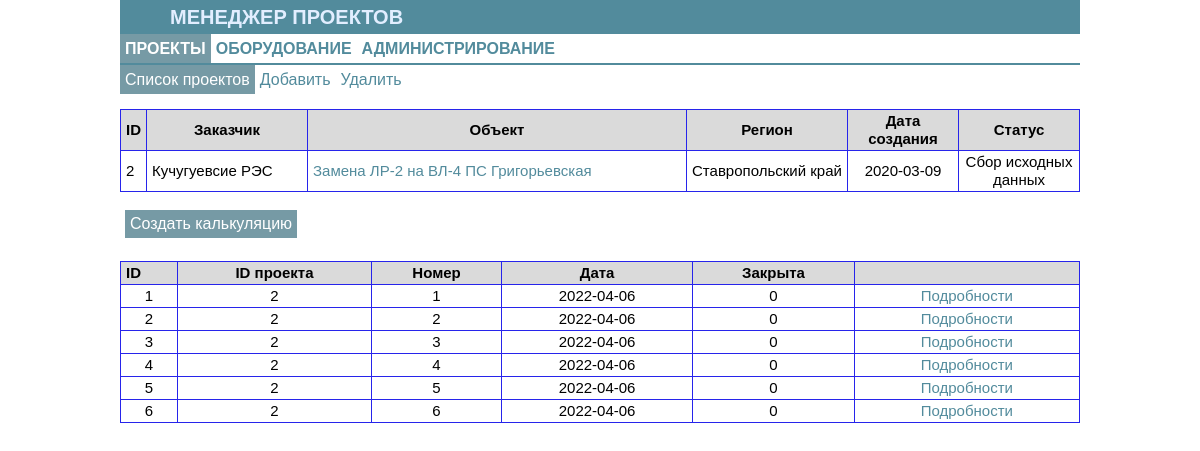
/prj_calc_form?id=2, run on the app's committed database.
### tables this page shows
CREATE TABLE prj (
                            id_prj integer not null primary key autoincrement,
                            id_cust integer not null,
                            object text COLLATE NOCASE,
                            id_deliv_reg integer not null,
                            date_creat date,
                            id_status integer not null,
                            foreign key (id_cust) references customer(id_cust),
                            foreign key (id_deliv_reg) references region(id_region),
                            foreign key (id_status) references prj_stat(id_pstat));

CREATE TABLE customer (
                            id_cust integer not null primary key autoincrement,
                            name_customer text not null COLLATE NOCASE,
                            profile text COLLATE NOCASE);

CREATE TABLE region (
                            id_region integer not null primary key,
                            name_region text not null COLLATE NOCASE);

CREATE TABLE prj_stat (
                            id_pstat integer not null primary key autoincrement,
                            name_status text not null COLLATE NOCASE);

CREATE TABLE prj_calc (
                        id_calc integer not null primary key autoincrement,
                        id_prj integer not null,
                        number_calc integer not null,
                        date_calc date,
                        lock integer,
                        foreign key (id_prj) references prj(id_prj));

### app_equip.py (the view)
@app.route('/prj_calc_form', methods=['GET','POST'])
def prj_calc_form() -> str:
    dbs = db_sqlite.EquipDB()
    if request.args.get('id'):
        result = next(dbs.get_prj(id=request.args.get('id'),
                         foreign_key=False))
        calcs = dbs.get_сalc(id_prj=request.args.get('id'))
    return render_template('prj_calc_form.html', the_title='Калькуляции проекта',
                           the_part1='prj', the_part2='prj',
                           the_results=result, the_calcs=calcs)

### db_sqlite.py (called while the page is built)
def sqlite_lower(value_):
    return value_.lower()

    def get_сalc(self, id_calc="", id_prj=""):
        with sqlite3.connect(self._database) as connection:
            connection.create_function("LOWER", 1, sqlite_lower)
            list_value =[]
            crit1 = crit2 = operand = ''
            if id_calc:
                crit1 = 'id_calc = ?'
                list_value.append(id_calc)
            if id_prj:
                crit2 = 'id_prj = ?'
                list_value.append(id_prj)
            operand = 'and' if id_calc and id_prj else ''
            str_req = f"""select * from prj_calc
                        where {crit1} {operand} {crit2}"""
            result = connection.execute(str_req, list_value)
        return result

### templates/prj_calc_form.html (shortened to what this page needs)
{% extends 'base_prj.html' %}
{% block body %}
<table class="table">
    <thead>
        <tr>
            <td width=10px>ID</td>
            <td width=150px align='center'>Заказчик</td>
            <td align='center'>Объект</td>
            <td width=150px align='center'>Регион</td>
            <td width=100px align='center'>Дата создания</td>
            <td width=110px align='center'>Статус</td>
        </tr>
    </thead>
    <tbody>
        <tr>
            <td>{{the_results[0]}}</td>
            <td>{{the_results[1]}}</td>
            <td><a class="a_nav" href="/upd_prj_form?id={{the_results[0]}}">{{the_results[2]}}</a></td>
            <td>{{the_results[3]}}</td>
            <td align='center'>{{the_results[4]}}</td>
            <td align='center'>{{the_results[5]}}</td>
        </tr>
    </tbody>
    </table>
<br>
<form method='POST' action='/add_calc'>
    <div class="div_float"></div>
        <button class="form_button" name='add_calc' value={{the_results[0]}} formaction='/add_calc' type='SUBMIT'>Создать калькуляцию</button>
</form>
<br>
<table class="table">
    <thead>
        <tr>
            <td>ID</td>
            <td align='center'>ID проекта</td>
            <td align='center'>Номер</td>
            <td align='center'>Дата</td>
            <td align='center'>Закрыта</td>
            <td align='center'></td>
        </tr>
    </thead>
    <tbody>
        {% for i in the_calcs %}
            <tr>
                <td align='center'>{{i[0]}}</td>
                <td align='center'>{{i[1]}}</td>
                <td align='center'>{{i[2]}}</td>
                <td align='center'>{{i[3]}}</td>
                <td align='center'>{{i[4]}}</td>
                <td align='center'><a class="a_nav" href="/read_calc_form?id={{i[0]}}">Подробности</a></td>
            </tr>
        {% endfor %}
    </tbody>
    </table>
{% endblock %}

### static/main.css (style rules this page uses)
body { font-family: Arial, sans-serif; font-size: 15px; line-height: 1.2; color:black; background-color: #ffffff; margin-left: 10%; margin-right: 10%; margin-top: 0%; margin-bottom: 0%; }
.a_nav { color:#528b9c; text-decoration: none; }
.div_float { float: left; margin: 0; padding: 5px; padding-left: 0px; }
.form_button { color: white; font-size: 16px; font-weight: normal; background-color: #769aa5; border: 0; padding: 5px; }
div { margin-left: 10px; margin-right: 10px; }
.table { border: 1px solid #2724eb; width: 100%; border-collapse: collapse; table-layout: auto; margin-top: 5px; }
.table thead { background-color: #dadada; font-weight: bold; }
.table td { border: 1px solid #2724eb; padding: 2px 5px; }

### data on the page
prj: id_prj "2", object "Замена ЛР-2 на ВЛ-4 ПС Григорьевская", date_creat "2020-03-09"
customer: name_customer "Кучугуевсие РЭС"
region: name_region "Ставропольский край"
prj_stat: name_status "Сбор исходных данных"
prj_calc: id_calc "1", id_prj "2", number_calc "1", date_calc "2022-04-06", lock "0"
prj_calc: id_calc "2", id_prj "2", number_calc "2", date_calc "2022-04-06", lock "0"
prj_calc: id_calc "3", id_prj "2", number_calc "3", date_calc "2022-04-06", lock "0"
prj_calc: id_calc "4", id_prj "2", number_calc "4", date_calc "2022-04-06", lock "0"
prj_calc: id_calc "5", id_prj "2", number_calc "5", date_calc "2022-04-06", lock "0"
prj_calc: id_calc "6", id_prj "2", number_calc "6", date_calc "2022-04-06", lock "0"
